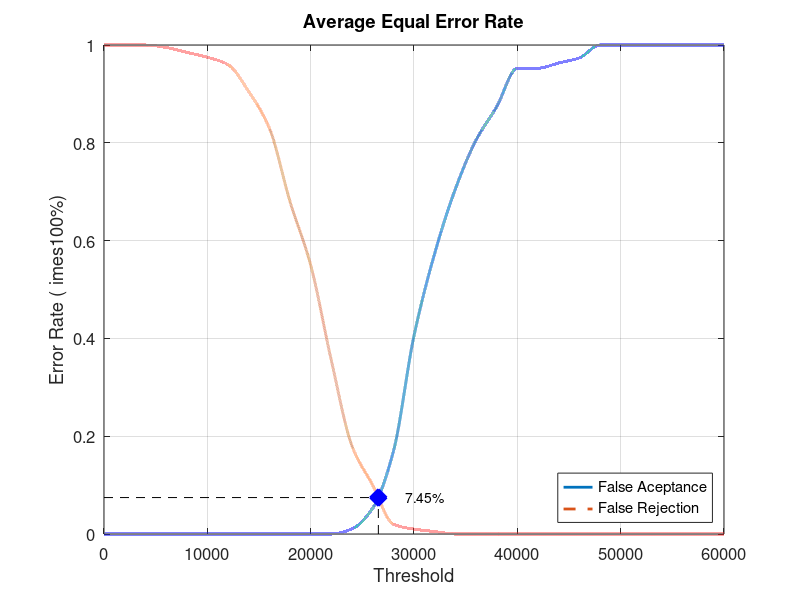
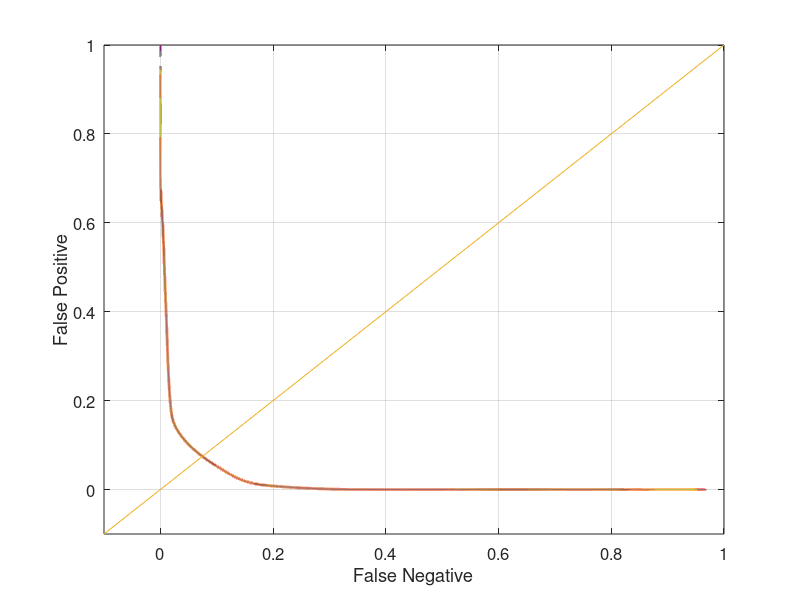

These figures' MATLAB source, in order:
close all;
clear;
clc;
x = 0:2000:60000;
xq = 0:0.5:60000;

y0 = [0 0 0 0 0 0 0 0 0 0 0 0 0.0105263 0.0526316 0.168421 0.405263 0.573684 0.705263 0.805263 0.873684 0.952632 0.952632 0.963158 0.973684 1 1 1 1 1 1 1]
yy0 = interp1(x, y0, xq, 'pchip');
y1 = [1 1 1 0.995 0.985 0.975 0.96 0.905 0.83 0.68 0.55 0.355 0.18 0.1 0.02 0.01 0.005 0 0 0 0 0 0 0 0 0 0 0 0 0 0]
yy1 = interp1(x, y1, xq, 'pchip');

% Calculating EER: 
y2 = abs(y0 - y1);
find(y2 == min(y2))
yy2 = abs(yy0 - yy1);
xEER = find(yy2 == min(yy2));
xEERIndex = xq(xEER) % X-axis EER
yEER = yy0(xEER) % Y-axis EER

main = figure
plot(xq, yy0,'-','LineWidth', 2);	hold on
plot(xq, yy1,'--','LineWidth', 2);	hold on
plot([xEERIndex xEERIndex], [0 yEER], 'k--');	hold on
plot([0 xEERIndex], [yEER yEER], 'k--');	hold on
plot(xEERIndex, yEER, 'bx', 'LineWidth', 10);	hold on
text(xEERIndex + 10 * xEERIndex / 100, yEER, [num2str(round((10000 * yEER)) / 100) '%'])
legend('False Aceptance', 'False Rejection', 'Location', 'SouthEast')
xlabel('Threshold')
ylabel('Error Rate (	imes100%)')
title('Average Equal Error Rate')
set(gca, 'FontSize', 12)
axis([0 60000 0 1])
grid on

print(main, 'Database1_1Main', '-dpng');
FNRxFPR = figure('Color', [1 1 1]);
plot(yy1, yy0, '-', yy1, yy0, 'LineWidth', 2);
hold on
y = -0.1:0.1:1
plot(y, y); 
set(gca, 'FontSize', 12)
xlabel('False Negative')
ylabel('False Positive')
axis([-0.1 1 -0.1 1])
set(gca, 'FontSize', 12)
grid on

print(FNRxFPR, 'Database1_1FNRxFPR','-dpng');
